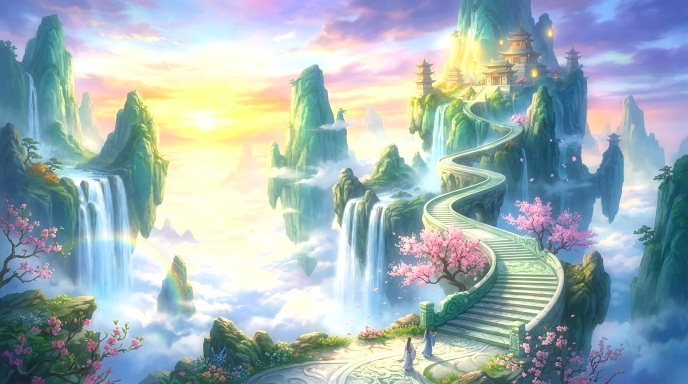
#> input picture BUILD FINAL CLIP/WORK/visuals_ethereal/C01_I001_celestial_path.jpg, 1376 x 768 px, given as the content of the folder /Youtube 2/SangTacTruyenTuTien/BUILD FINAL CLIP/WORK/visuals, which was not available (shown at 1/2 size)
$ python prepare_ethereal_visuals.py
#> lines starting #> are read from the running program, lines starting #| are printed output that depends on the picture
#> further down, img is the input picture: shape (768, 1376, 3); mean B, G, R 181.8, 177.7, 159.4
import os
import cv2
import numpy as np

src_dir = r"C:\Users\Admin\Downloads\Youtube 2\SangTacTruyenTuTien\BUILD FINAL CLIP\WORK\visuals"
dst_dir = r"C:\Users\Admin\Downloads\Youtube 2\SangTacTruyenTuTien\BUILD FINAL CLIP\WORK\visuals_ethereal"
os.makedirs(dst_dir, exist_ok=True)

def apply_ethereal_xianxia_grade(img):
    # 1. Soft ethereal luminous bloom (Tien quang thanh le)
    blur = cv2.GaussianBlur(img, (0, 0), sigmaX=12, sigmaY=12)
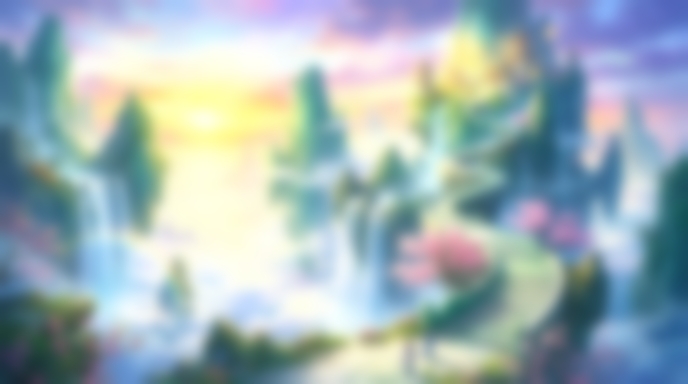
#> blur: shape (768, 1376, 3) (shown at 1/2 size); mean B, G, R 181.8, 177.7, 159.4
    bloom = cv2.addWeighted(img, 0.72, blur, 0.38, 0)
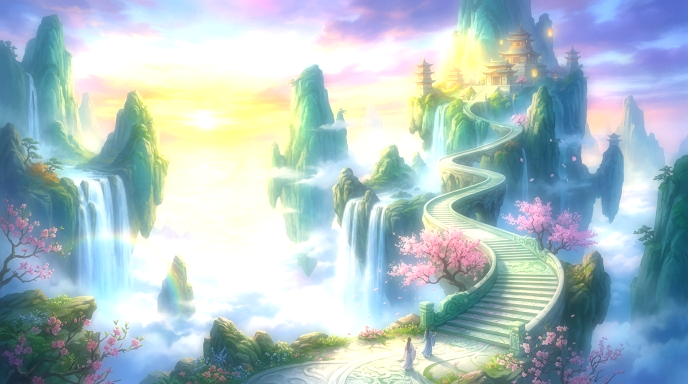
#> bloom: shape (768, 1376, 3) (shown at 1/2 size); mean B, G, R 197.5, 191.7, 170.9

    # 2. Celestial color grading: boost vibrance, cyan/jade tones, soft golden highlights
    hsv = cv2.cvtColor(bloom, cv2.COLOR_BGR2HSV).astype(np.float32)
    # Enhance vibrance of celestial colors
    hsv[:, :, 1] = np.clip(hsv[:, :, 1] * 1.15, 0, 255)
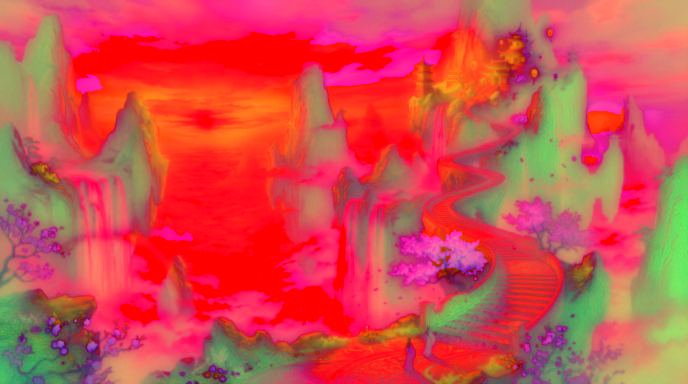
#> hsv: shape (768, 1376, 3) float32 (shown at 1/2 size); mean B, G, R 78.8, 76.3, 209.8
    # Slightly increase brightness of midtones
    hsv[:, :, 2] = np.clip(hsv[:, :, 2] * 1.05 + 5.0, 0, 255)
    bloom_graded = cv2.cvtColor(hsv.astype(np.uint8), cv2.COLOR_HSV2BGR).astype(np.float32)

    # 3. Lift dark murky shadows into ethereal mist (Cyan/Azure undertone)
    luminance = cv2.cvtColor(bloom_graded.astype(np.uint8), cv2.COLOR_BGR2GRAY) / 255.0
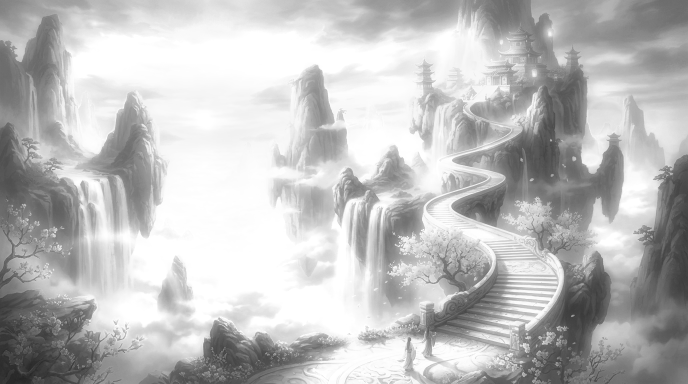
#> luminance: shape (768, 1376) float64 (shown at 1/2 size); min 0.137, max 1, mean 0.742
    shadow_mask = np.clip(1.0 - luminance * 1.3, 0.0, 1.0)[:, :, None]
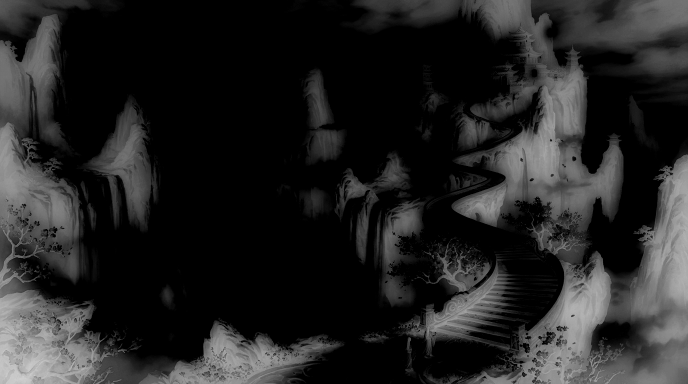
#> shadow_mask: shape (768, 1376, 1) float64 (shown at 1/2 size); min 0, max 0.822, mean 0.142

    # Celestial mist tint (Blue/Cyan/Jade)
    celestial_tint = np.zeros_like(bloom_graded)
    celestial_tint[:, :, 0] = 22.0  # Blue
    celestial_tint[:, :, 1] = 16.0  # Green
    celestial_tint[:, :, 2] = 4.0   # Red

    # Soft golden highlights in bright areas
    highlight_mask = np.clip((luminance - 0.6) * 2.5, 0.0, 1.0)[:, :, None]
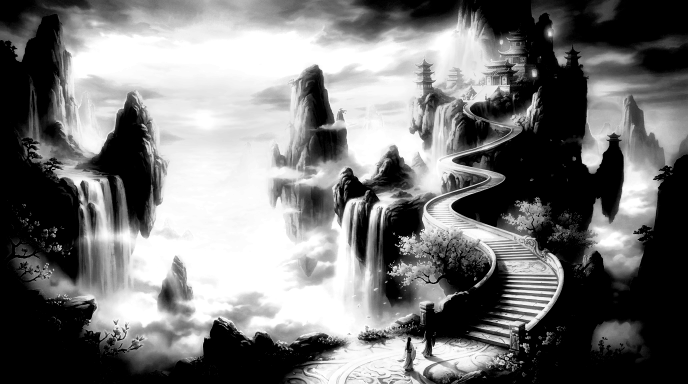
#> highlight_mask: shape (768, 1376, 1) float64 (shown at 1/2 size); min 0, max 1, mean 0.464
    golden_tint = np.zeros_like(bloom_graded)
    golden_tint[:, :, 0] = 2.0   # Blue
    golden_tint[:, :, 1] = 10.0  # Green
    golden_tint[:, :, 2] = 18.0  # Red

    result = bloom_graded + (celestial_tint * shadow_mask) + (golden_tint * highlight_mask)
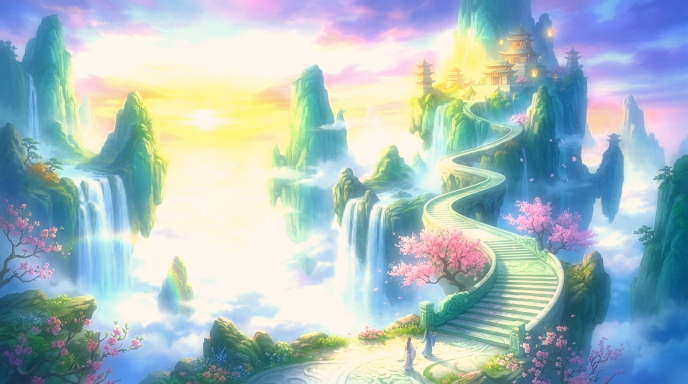
#> result: shape (768, 1376, 3) float64 (shown at 1/2 size); mean B, G, R 207.6, 202.9, 179.4; drawn with min black and max white
    return np.clip(result, 0, 255).astype(np.uint8)

for fname in os.listdir(src_dir):
    if fname.lower().endswith(('.jpg', '.png')):
        src_path = os.path.join(src_dir, fname)
        img = cv2.imread(src_path)
        if img is not None:
            ethereal = apply_ethereal_xianxia_grade(img)
            dst_path = os.path.join(dst_dir, fname)
            cv2.imwrite(dst_path, ethereal)
            print(f"Processed ethereal Xianxia: {fname}")

print(f"\nAll visuals upgraded to Ethereal Xianxia style in {dst_dir}!")

$ run again, on BUILD FINAL CLIP/WORK/visuals_ethereal/C01_I010_tam_elder.jpg
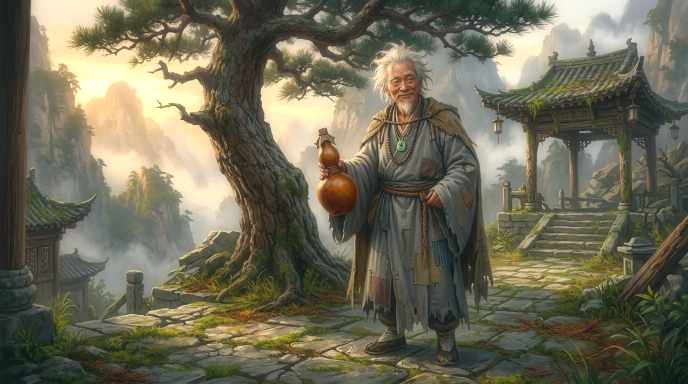
#> input picture BUILD FINAL CLIP/WORK/visuals_ethereal/C01_I010_tam_elder.jpg, 1376 x 768 px, given as the content of the folder /Youtube 2/SangTacTruyenTuTien/BUILD FINAL CLIP/WORK/visuals, which was not available (shown at 1/2 size)
#> img is the input picture: shape (768, 1376, 3); mean B, G, R 87.5, 107.4, 110.8
#> in apply_ethereal_xianxia_grade, `highlight_mask = np.clip((luminance - 0.6) * 2.5, 0.0, 1.0)[:, :, None]`:
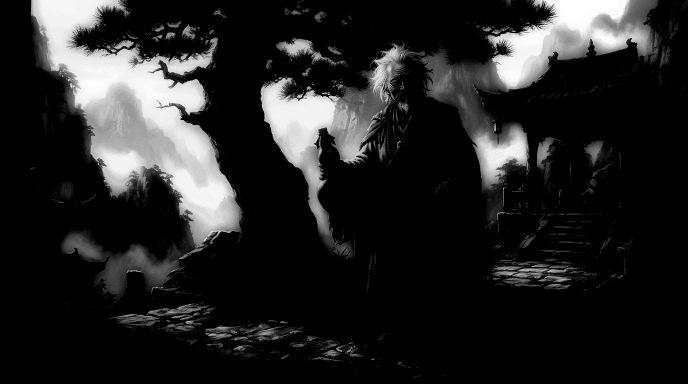
#> highlight_mask: shape (768, 1376, 1) float64 (shown at 1/2 size); min 0, max 1, mean 0.142
#> in apply_ethereal_xianxia_grade, `result = bloom_graded + (celestial_tint * shadow_mask) + (golden_tint ..`:
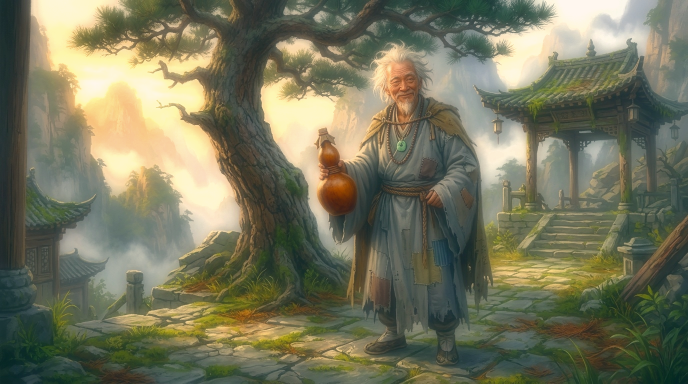
#> result: shape (768, 1376, 3) float64 (shown at 1/2 size); mean B, G, R 107.8, 133, 132.8; drawn with min black and max white
